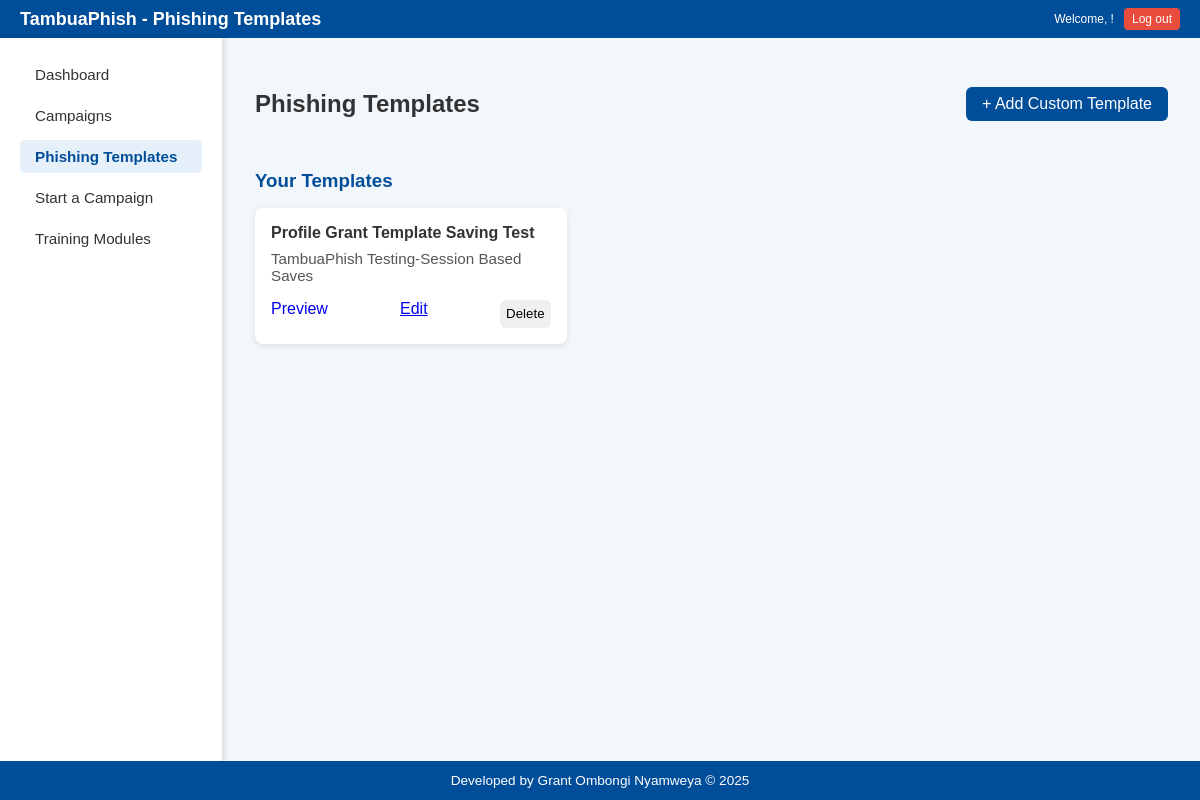
The page /phishing-templates (signed in) on the database as committed earlier.
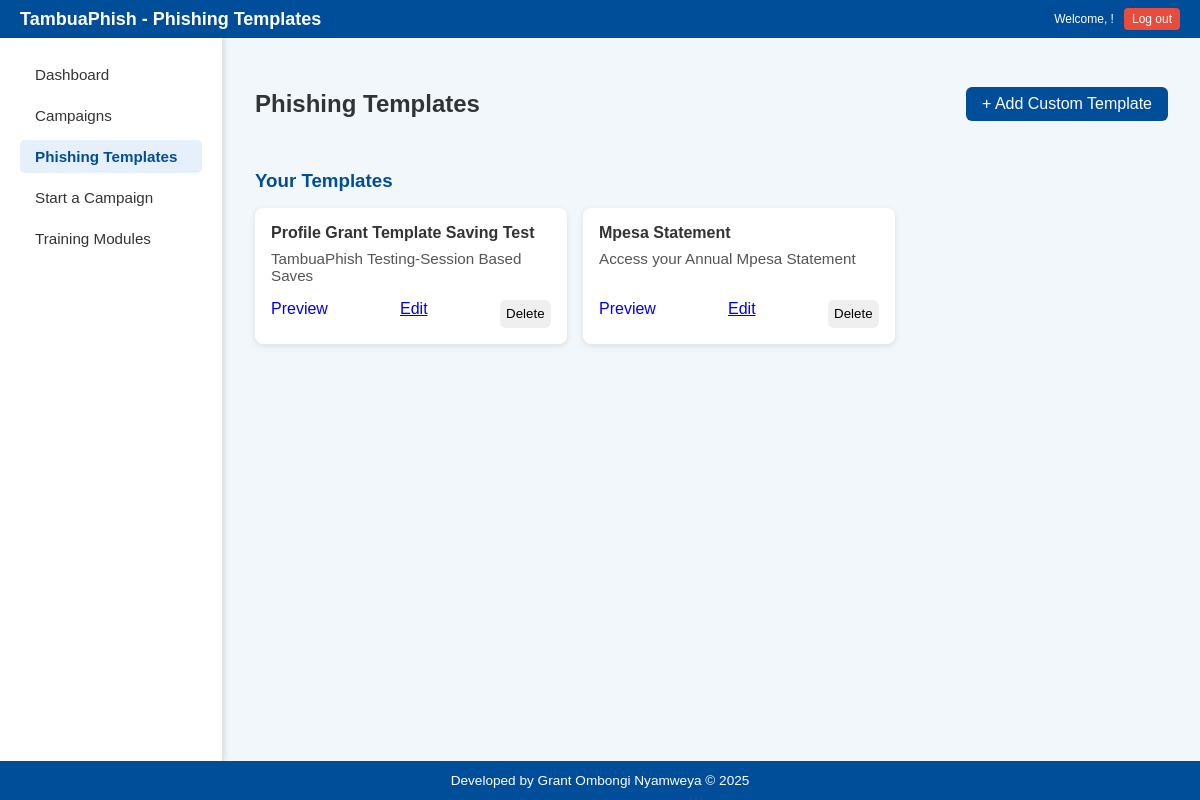
The same page on the database as committed later.
### models.py (models this page shows)
class CustomEmailTemplate(db.Model):
    id = db.Column(db.Integer, primary_key=True)
    user_id = db.Column(db.Integer, db.ForeignKey('user.id'), nullable=False)
    template_name = db.Column(db.String(100), nullable=False)
    sender_name = db.Column(db.String(100), nullable=False)
    subject = db.Column(db.String(200), nullable=False)
    email_body = db.Column(db.Text, nullable=False)

### routes.py (the view)
@routes_bp.route('/phishing-templates')
def phishing_templates():
    if 'username' not in session:
        return redirect(url_for('routes.login'))
    current_user = User.query.filter_by(username=session['username']).first()
    if not current_user:
        flash('User not found.', 'danger')
        return redirect(url_for('routes.login'))
    templates = CustomEmailTemplate.query.filter_by(user_id=current_user.id).all()
    return render_template('templates.html', templates=templates)

### templates/templates.html (shortened to what this page needs)
<!DOCTYPE html>
<html lang="en">
<head>
  <link rel="stylesheet" href="{{ url_for('static', filename='templates.css') }}" />
</head>
<body>
  <header class="main-header">
    <div class="header-left">
      <h1>TambuaPhish - Phishing Templates</h1>
    </div>
    <div class="header-right">
      <p>Welcome, {{ username }}!</p>
      <a href="{{ url_for('routes.logout') }}" class="logout-button">Log out</a>
    </div>
  </header>
  <div class="dashboard-wrapper">
    <aside class="sidebar">
      <nav>
        <ul>
          <li><a href="{{url_for('routes.dashboard')}}">Dashboard</a></li>
          <li><a href="{{url_for('routes.campaigns')}}">Campaigns</a></li>
          <li><a href="{{url_for('routes.phishing_templates')}}" class="active">Phishing Templates</a></li>
          <li><a href="{{url_for('routes.start_a_campaign')}}">Start a Campaign</a></li>
          <li><a href="{{url_for('routes.training_modules')}}">Training Modules</a></li>
        </ul>
      </nav>
    </aside>
    <div class="main-content">
      <div class="template-header">
        <h2>Phishing Templates</h2>
        <a href="{{ url_for('routes.create_custom_template') }}" id="add-template-btn" style="text-decoration: none;">+ Add Custom Template</a>
      </div>
        <div class="category">
          <h3>Your Templates</h3>
          <div class="template-list">
            {% for template in templates %}
            <div class="template-card custom">
              <h4>{{ template.template_name }}</h4>
              <p>{{ template.subject }}</p>
              <div class="template-actions">
                <form action="{{ url_for('routes.preview_template', template_id=template.id) }}" method="GET" style="display: inline;">
                  <a href="{{ url_for('routes.preview_template', template_id=template.id) }}" class="btn btn-primary" style="text-decoration: none;">Preview</a>
                </form>
                <a href="{{ url_for('routes.edit_template', template_id=template.id) }}" class="btn btn-sm btn-warning">Edit</a>
                <form action="{{ url_for('routes.delete_template', template_id=template.id) }}" method="POST" style="display: inline;">
                    <button type="submit" class="btn btn-sm btn-danger"
                        onclick="return confirm('Are you sure you want to delete this template?')">
                        Delete
                    </button>
                </form>
              </div>
            </div>
            {% else %}
            <p>No custom templates created yet.</p>
            {% endfor %}
          </div>
        </div>
      </div>
    </div>
  <footer>
    <p>Developed by Grant Ombongi Nyamweya &copy; 2025</p>
  </footer>
</body>
</html>

### static/templates.css (style rules this page uses)
body { margin: 0; font-family: Arial, sans-serif; background-color: #f2f7fb; color: #333; display: flex; flex-direction: column; min-height: 100vh; }
.dashboard-wrapper { display: flex; flex-grow: 1; }
.sidebar { width: 182px; background-color: #ffffff; padding: 20px; box-shadow: 2px 0 5px rgba(0, 0, 0, 0.1); border-right: 1px solid #e0e0e0; flex-shrink: 0; }
.sidebar nav ul { list-style: none; padding: 0; margin: 0; }
.sidebar nav ul li { margin-bottom: 8px; }
.sidebar nav ul li a { text-decoration: none; color: #333; display: block; padding: 8px 15px; border-radius: 5px; transition: background-color 0.3s ease, color 0.3s ease; font-size: 0.95rem; }
.sidebar nav ul li a:hover, .sidebar nav ul li a.active { background-color: #e6f0fa; color: #004d99; font-weight: bold; }
.main-content { flex-grow: 1; padding: 2rem; overflow-y: auto; }
.template-header { display: flex; justify-content: space-between; align-items: center; margin-bottom: 2rem; }
#add-template-btn { background-color: #004d99; color: white; padding: 0.5rem 1rem; border: none; border-radius: 6px; cursor: pointer; transition: background-color 0.3s; }
.category h3 { margin-bottom: 1rem; color: #004d99; }
.template-list { display: flex; flex-wrap: wrap; gap: 1rem; }
.template-card { background-color: white; border-radius: 8px; padding: 1rem; box-shadow: 0 2px 6px rgba(0, 0, 0, 0.1); width: 280px; display: flex; flex-direction: column; justify-content: space-between; }
.template-card h4 { margin: 0 0 0.5rem; color: #333; }
.template-card p { margin: 0 0 1rem; color: #555; font-size: 0.95rem; }
.template-actions { margin-top: auto; display: flex; justify-content: space-between; gap: 0.5rem; }
.template-actions button { flex: 1; padding: 0.4rem; border: none; border-radius: 6px; cursor: pointer; transition: background-color 0.3s, color 0.3s; outline: none; }
footer { text-align: center; padding: 0.75rem 1rem; background-color: #004d99; color: white; margin-top: auto; }
footer p { font-size: 0.85rem; margin: 0; padding: 0; }
.main-header { display: flex; justify-content: space-between; align-items: center; background: #004d99; color: white; padding: 8px 20px; }
.header-left h1 { margin: 0; font-size: 18px; }
.header-right { display: flex; align-items: center; gap: 10px; font-size: 12px; }
.header-right p { margin: 0; }
.logout-button { background-color: #e74c3c; color: white; text-decoration: none; padding: 4px 8px; font-size: 12px; border-radius: 4px; transition: background-color 0.2s; }

### templates/templates.html (style rules this page uses)
.main-header { display: flex; justify-content: space-between; align-items: center; background: #004d99; color: white; padding: 8px 20px; }
.header-left h1 { margin: 0; font-size: 18px; }
.header-right { display: flex; align-items: center; gap: 10px; font-size: 12px; }
.header-right p { margin: 0; }
.logout-button { background-color: #e74c3c; color: white; text-decoration: none; padding: 4px 8px; font-size: 12px; border-radius: 4px; transition: background-color 0.2s; }

Rows that differ between the two databases and show on the page:
added CustomEmailTemplate: template_name "Mpesa Statement", subject "Access your Annual Mpesa Statement"
